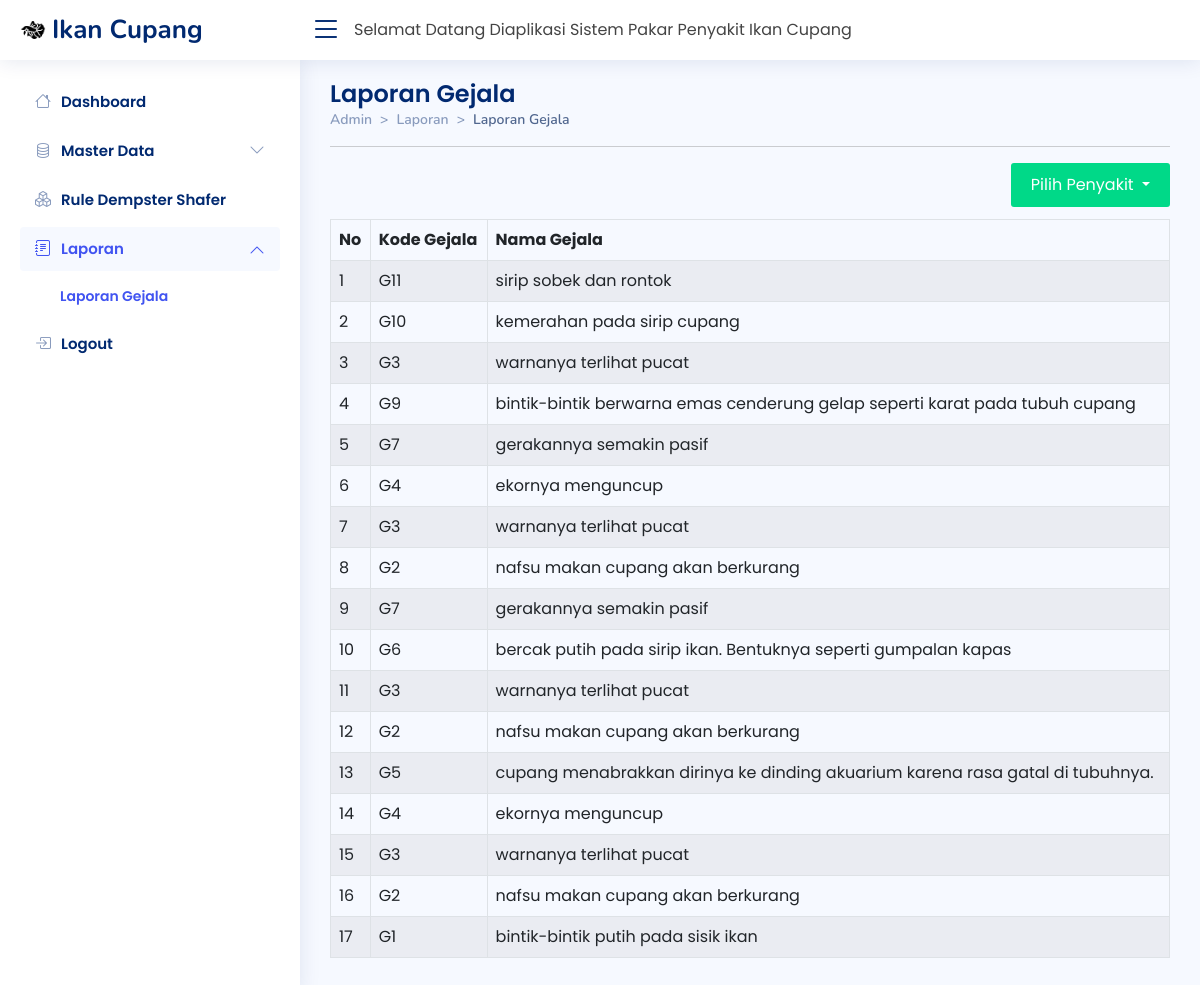
Page /admin/laporan/lapgejala.php on the committed database.
### tables this page shows
CREATE TABLE `tb_rules` (
  `id_rules` int(11) NOT NULL,
  `id_gejala` int(11) DEFAULT NULL,
  `id_penyakit` int(11) DEFAULT NULL,
  `belief` float DEFAULT NULL
);

CREATE TABLE `tb_gejala` (
  `id` int(11) NOT NULL,
  `kdgejala` varchar(3) DEFAULT NULL,
  `gejala` text DEFAULT NULL
);

### admin/laporan/lapgejala.php (the view, shortened to what this page needs)
<!DOCTYPE html>
<html lang="en">
<head>
  <link href="../../assets/vendor/bootstrap/css/bootstrap.min.css" rel="stylesheet">
  <link rel="stylesheet" href="https://cdn.jsdelivr.net/npm/bootstrap-icons@1.10.2/font/bootstrap-icons.css">
  <link href="../../assets/vendor/boxicons/css/boxicons.min.css" rel="stylesheet">
  <link href="../../assets/vendor/quill/quill.snow.css" rel="stylesheet">
  <link href="../../assets/vendor/quill/quill.bubble.css" rel="stylesheet">
  <link href="../../assets/vendor/remixicon/remixicon.css" rel="stylesheet">
  <link href="../../assets/vendor/simple-datatables/style.css" rel="stylesheet">
  <link href="../../assets/css/style2.css" rel="stylesheet">
</head>
<body>
  <header id="header" class="header fixed-top d-flex align-items-center">
    <div class="d-flex align-items-center justify-content-between">
      <a href="../index.html" class="logo d-flex align-items-center">
        <img src="../../assets/images/betta-fish.png" alt="">
        <span class="d-none d-lg-block">Ikan Cupang</span>
      </a>
      <i class="bi bi-list toggle-sidebar-btn"></i>
    </div>
    <div class="container">
      <marquee>Selamat Datang Diaplikasi Sistem Pakar Penyakit Ikan Cupang</marquee>
    </div>
  </header>
  <aside id="sidebar" class="sidebar">
    <ul class="sidebar-nav" id="sidebar-nav">
      <li class="nav-item">
        <a class="nav-link collapsed" href="../index.php">
          <i class="bi bi-house"></i>
          <span>Dashboard</span>
        </a>
      </li>
      <li class="nav-item">
        <a class="nav-link collapsed" data-bs-target="#components-nav" data-bs-toggle="collapse" href="#">
          <i class="bi bi-database"></i><span>Master Data</span><i class="bi bi-chevron-down ms-auto"></i>
        </a>
      </li>
      <li class="nav-item">
        <a class="nav-link collapsed" href="../rules/rules.php">
          <i class="bi bi-boxes"></i>
          <span>Rule Dempster Shafer</span>
        </a>
      </li>
      <li class="nav-item">
        <a class="nav-link" data-bs-target="#forms-nav" data-bs-toggle="collapse" href="#">
          <i class="bi bi-journal-text"></i><span>Laporan</span><i class="bi bi-chevron-down ms-auto"></i>
        </a>
        <ul id="forms-nav" class="nav-content collapse show" data-bs-parent="#sidebar-nav">
          <li>
            <a href="../laporan/lapgejala.php" class="active">
              <span>Laporan Gejala</span>
            </a>
          </li>
        </ul>
      </li>
      <li class="nav-item">
        <a class="nav-link collapsed" href="javascript:;" data-bs-toggle="modal" data-bs-target="#logoutmodal">
          <i class="bi bi-box-arrow-in-right"></i>
          <span>Logout</span>
        </a>
      </li>
    </ul>
  </aside>
  <main id="main" class="main">
    <div class="pagetitle">
      <h1>Laporan Gejala</h1>
      <nav style="--bs-breadcrumb-divider: '>';">
        <ol class="breadcrumb">
          <li class="breadcrumb-item"><a href="../index.php">Admin</a></li>
          <li class="breadcrumb-item">Laporan</li>
          <li class="breadcrumb-item active">Laporan Gejala</li>
        </ol>
      </nav>
      <hr>
    </div>
    <section>
      <div class="dropdown bx-pull-right">
        <button class="tambah dropdown-toggle" type="button" data-bs-toggle="dropdown" aria-expanded="false">
          Pilih Penyakit
        </button>
          <?php
          include "../../databases/koneksi.php";
          ?>
      </div> <br> <br>
      <div class="table-responsive mt-2">
        <table class="table table-striped table-hover table-bordered">
          <thead>
            <tr>
              <th>No</th>
              <th>Kode Gejala</th>
              <th>Nama Gejala</th>
            </tr>
          </thead>
          <tbody>
            <?php
            if (isset($_GET['data'])) {
              $kdsakit = $_GET['data'];
              $sql = "SELECT * FROM tb_rules,tb_gejala WHERE tb_rules.id_penyakit='$kdsakit' AND tb_gejala.id=tb_rules.id_gejala ";
            } else {
              $sql = "SELECT * FROM tb_rules,tb_gejala WHERE tb_gejala.id=tb_rules.id_gejala ";
            }
            $qry = mysqli_query($koneksi, $sql) or die("SQL Error" . mysqli_error($koneksi));
            $no = 0;
            while ($data = mysqli_fetch_array($qry)) {
              $no++;
            ?>
              <tr>
                <td><?php echo $no; ?></td>
                <td><?php echo $data['kdgejala']; ?></td>
                <td><?php echo $data['gejala']; ?></td>
              </tr><?php } ?>
          </tbody>
        </table>
      </div>
    </section>
  </main>
</body>
</html>

### assets/css/style2.css (style rules this page uses)
:root { scroll-behavior: smooth; }
body { font-family: "Poppins", sans-serif; background: #f6f9ff; color: #444444; }
a { color: #00d988; text-decoration: none; }
.tambah { color: #00d988; text-decoration: none; }
span { font-family: "Poppins", sans-serif; }
h1, h2, h3, h4, h5, h6 { font-family: "Poppins", sans-serif; }
#main { margin-top: 60px; padding: 20px 30px; transition: all 0.3s; }
.pagetitle { margin-bottom: 10px; }
.pagetitle h1 { font-size: 24px; margin-bottom: 0; font-weight: 600; color: #012970; }
.breadcrumb { font-size: 14px; font-family: "Nunito", sans-serif; color: #899bbd; font-weight: 600; }
.breadcrumb a { color: #899bbd; transition: 0.3s; }
.breadcrumb .breadcrumb-item::before { color: #899bbd; }
.breadcrumb .active { color: #51678f; font-weight: 600; }
.logo { line-height: 1; }
@media (min-width: 1200px) { .logo { width: 280px; } }
.logo img { max-height: 26px; margin-right: 6px; }
.logo span { font-size: 26px; font-weight: 700; color: #012970; font-family: "Nunito", sans-serif; }
.header { transition: all 0.5s; z-index: 997; height: 60px; box-shadow: 0px 2px 20px rgba(1, 41, 112, 0.1); background-color: #fff; padding-left: 20px; }
.header .toggle-sidebar-btn { font-size: 32px; padding-left: 10px; cursor: pointer; color: #012970; }
.sidebar { position: fixed; top: 60px; left: 0; bottom: 0; width: 300px; z-index: 996; transition: all 0.3s; padding: 20px; overflow-y: auto; scrollbar-width: thin; scrollbar-color: #aab7cf transparent; box-shadow: 0px 0px 20px rgba(1, 41, 112, 0.1); background-color: #fff; }
@media (min-width: 1200px) { #main, #footer { margin-left: 300px; } }
.sidebar-nav { padding: 0; margin: 0; list-style: none; }
.sidebar-nav li { padding: 0; margin: 0; list-style: none; }
.sidebar-nav .nav-item { margin-bottom: 5px; }
.sidebar-nav .nav-link { display: flex; align-items: center; font-size: 15px; font-weight: 600; color: #4154f1; transition: 0.3; background: #f6f9ff; padding: 10px 15px; border-radius: 4px; }
.sidebar-nav .nav-link i { font-size: 16px; margin-right: 10px; color: #4154f1; }
.sidebar-nav .nav-link.collapsed { color: #012970; background: #fff; }
.sidebar-nav .nav-link.collapsed i { color: #899bbd; }
.sidebar-nav .nav-link .bi-chevron-down { margin-right: 0; transition: transform 0.2s ease-in-out; }
.sidebar-nav .nav-link:not(.collapsed) .bi-chevron-down { transform: rotate(180deg); }
.sidebar-nav .nav-content { padding: 5px 0 0 0; margin: 0; list-style: none; }
.sidebar-nav .nav-content a { display: flex; align-items: center; font-size: 14px; font-weight: 600; color: #012970; transition: 0.3; padding: 10px 0 10px 40px; transition: 0.3s; }
.sidebar-nav .nav-content a:hover, .sidebar-nav .nav-content a.active { color: #4154f1; }

### admin/laporan/lapgejala.php (style rules this page uses)
.tambah { background-color: #00d988; border: none; color: white; padding: 10px 20px; border-radius: 3px; }

### rows in the picture
tb_rules: id_gejala.kdgejala "G11", id_gejala.gejala "sirip sobek dan rontok"
tb_rules: id_gejala.kdgejala "G10", id_gejala.gejala "kemerahan pada sirip cupang"
tb_rules: id_gejala.kdgejala "G3", id_gejala.gejala "warnanya terlihat pucat"
tb_rules: id_gejala.kdgejala "G9", id_gejala.gejala "bintik-bintik berwarna emas cenderung gelap seperti karat pada tubuh cupang"
tb_rules: id_gejala.kdgejala "G7", id_gejala.gejala "gerakannya semakin pasif"
tb_rules: id_gejala.kdgejala "G4", id_gejala.gejala "ekornya menguncup"
tb_rules: id_gejala.kdgejala "G3", id_gejala.gejala "warnanya terlihat pucat"
tb_rules: id_gejala.kdgejala "G2", id_gejala.gejala "nafsu makan cupang akan berkurang"
tb_rules: id_gejala.kdgejala "G7", id_gejala.gejala "gerakannya semakin pasif"
tb_rules: id_gejala.kdgejala "G6", id_gejala.gejala "bercak putih pada sirip ikan. Bentuknya seperti gumpalan kapas"
tb_rules: id_gejala.kdgejala "G3", id_gejala.gejala "warnanya terlihat pucat"
tb_rules: id_gejala.kdgejala "G2", id_gejala.gejala "nafsu makan cupang akan berkurang"
tb_rules: id_gejala.kdgejala "G5", id_gejala.gejala "cupang menabrakkan dirinya ke dinding akuarium karena rasa gatal di tubuhnya."
tb_rules: id_gejala.kdgejala "G4", id_gejala.gejala "ekornya menguncup"
tb_rules: id_gejala.kdgejala "G3", id_gejala.gejala "warnanya terlihat pucat"
tb_rules: id_gejala.kdgejala "G2", id_gejala.gejala "nafsu makan cupang akan berkurang"
tb_rules: id_gejala.kdgejala "G1", id_gejala.gejala "bintik-bintik putih pada sisik ikan"
